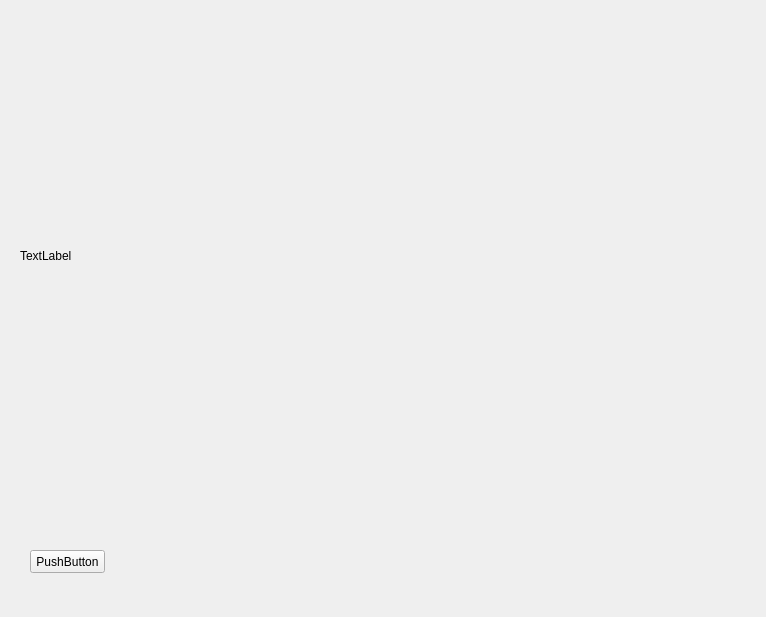
<?xml version="1.0" encoding="UTF-8"?>
<ui version="4.0">
 <class>Widget</class>
 <widget class="QWidget" name="Widget">
  <property name="geometry">
   <rect>
    <x>0</x>
    <y>0</y>
    <width>766</width>
    <height>617</height>
   </rect>
  </property>
  <property name="windowTitle">
   <string>Widget</string>
  </property>
  <widget class="QLabel" name="label">
   <property name="geometry">
    <rect>
     <x>20</x>
     <y>40</y>
     <width>661</width>
     <height>431</height>
    </rect>
   </property>
   <property name="text">
    <string>TextLabel</string>
   </property>
  </widget>
  <widget class="QPushButton" name="pushButton">
   <property name="geometry">
    <rect>
     <x>30</x>
     <y>550</y>
     <width>75</width>
     <height>23</height>
    </rect>
   </property>
   <property name="text">
    <string>PushButton</string>
   </property>
  </widget>
 </widget>
 <layoutdefault spacing="6" margin="11"/>
 <resources/>
 <connections/>
</ui>
